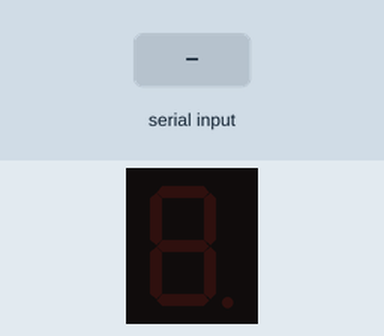
This sketch was run on a simulated Arduino Uno, built with avr-gcc and run on an emulated ATmega328P. Shown: 1-digit seven-segment display. Wiring (inferred from the names in the program): 1-digit 7-segment display, segments lit when HIGH: segments pin 3, pin 4, pin 5, pin 6, pin 7, pin 8, pin 9. Inputs (shaded band) come from the test bench. The segment pins are drawn as the display they are named for.

Above: at 1.2 s.
1.3 s: "0" received over Serial
At 2.5 s:
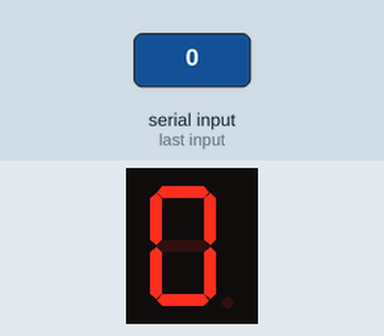
2.8 s: "1" received over Serial
At 3.8 s:
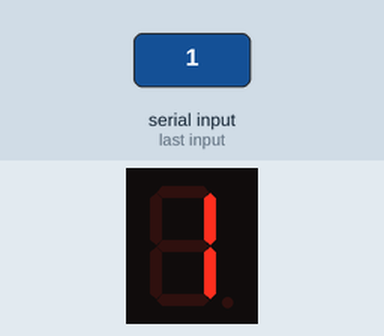
4.3 s: "2" received over Serial
At 4.9 s:
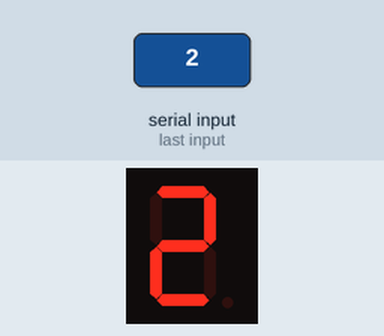
5.8 s: "3" received over Serial
At 7.0 s:
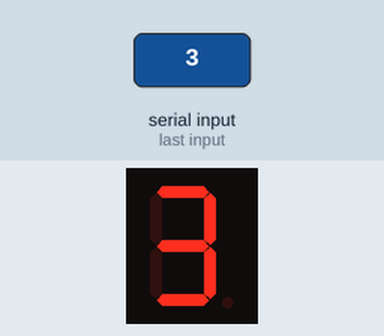
7.3 s: "4" received over Serial
At 8.4 s:
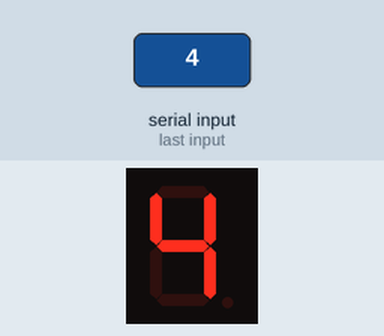
8.8 s: "5" received over Serial
At 9.5 s:
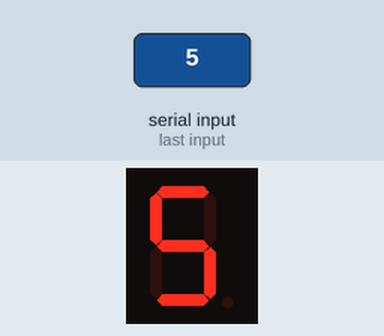
Timing chart, 0 to 11.3 s (numbered marks = the images above; inputs shaded):
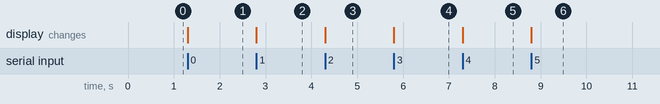

The sketch:

Seitsensegmentti.ino
```cpp
/*
* Lukee numeron Serial Monitorin syötekentän kautta ja tulostaa sen seitsensegmenttinäytölle.
*/

// Määritellään ensin mille Arduinon pinneille näytön eri segmentit on kytketty
int segmentti_A = 3;
int segmentti_B = 4;
int segmentti_C = 5;
int segmentti_D = 6;
int segmentti_E = 7;
int segmentti_F = 8;
int segmentti_G = 9;


void setup() {
  // Avataan sarjaporttiyhteys lukemista ja kirjoittamista varten
  Serial.begin(9600);

  // Asetetaan pinnit kirjoitusmoodiin
  pinMode(segmentti_A, OUTPUT);
  pinMode(segmentti_B, OUTPUT);
  pinMode(segmentti_C, OUTPUT);
  pinMode(segmentti_D, OUTPUT);
  pinMode(segmentti_E, OUTPUT);
  pinMode(segmentti_F, OUTPUT);
  pinMode(segmentti_G, OUTPUT);

  // Tyhjennetään näyttö kutsumalla erillistä funktiota nollaa_naytto, joka on määritelty funktion loop jälkeen
  nollaa_naytto();
}


void loop() {
  // Yritetään lukea syötettyä arvoa vain, jos jotain on saatavilla
  if(Serial.available()){
    // Luetaan luku Serial Monitorin syötekentästä
    // Huomaa, että arvo on merkki (char) eikä kokonaisluku (int)
    char syotetty_luku = Serial.read();

    // Kirjoitetaan arvo näytölle kutsumalla erillistä funktiota kirjoita_naytolle, joka on määritelty funktion nollaa_naytto jälkeen
    kirjoita_naytolle(syotetty_luku);
  }
}


// Funktio, joka laittaa jokaisen näytön segmentin pimeäksi
void nollaa_naytto() {
  digitalWrite(segmentti_A, LOW);
  digitalWrite(segmentti_B, LOW);
  digitalWrite(segmentti_C, LOW);
  digitalWrite(segmentti_D, LOW);
  digitalWrite(segmentti_E, LOW);
  digitalWrite(segmentti_F, LOW);
  digitalWrite(segmentti_G, LOW);
}


// Funktio, joka kirjoittaa luvun näytölle
// Huomaa, että luku otetaan funktioon sisään merkkinä (char), koska sellainen saadaan Serial Monitorista
void kirjoita_naytolle(char luku) {
  if (luku == '0'){
    nollaa_naytto();

    // Laitetaan oikeat segmentit päälle
    digitalWrite(segmentti_F, HIGH);
    digitalWrite(segmentti_A, HIGH);
    digitalWrite(segmentti_B, HIGH);
    digitalWrite(segmentti_C, HIGH);
    digitalWrite(segmentti_D, HIGH);
    digitalWrite(segmentti_E, HIGH);
  }
  else if (luku == '1'){
    // Tyhjennetään ensin näyttö
    nollaa_naytto();

    // Laitetaan oikeat segmentit päälle
    digitalWrite(segmentti_B, HIGH);
    digitalWrite(segmentti_C, HIGH);
  }
  else if (luku == '2') {
  nollaa_naytto();

   digitalWrite(segmentti_A, HIGH);
   digitalWrite(segmentti_B, HIGH);
   digitalWrite(segmentti_G, HIGH);
   digitalWrite(segmentti_E, HIGH);
   digitalWrite(segmentti_D, HIGH);

  }
  else if (luku == '3') {
  nollaa_naytto();

    digitalWrite(segmentti_A, HIGH);
    digitalWrite(segmentti_B, HIGH);
    digitalWrite(segmentti_G, HIGH);
    digitalWrite(segmentti_C, HIGH);
    digitalWrite(segmentti_D, HIGH);
  }
  else if (luku == '4') {
  nollaa_naytto();

    digitalWrite(segmentti_F, HIGH);
    digitalWrite(segmentti_G, HIGH);
    digitalWrite(segmentti_B, HIGH);
    digitalWrite(segmentti_C, HIGH);
  }
  else if (luku == '5') {
  nollaa_naytto();

    digitalWrite(segmentti_A, HIGH);
    digitalWrite(segmentti_F, HIGH);
    digitalWrite(segmentti_G, HIGH);
    digitalWrite(segmentti_C, HIGH);
    digitalWrite(segmentti_D, HIGH);
  }
  else if (luku == '6') {
  nollaa_naytto();

    digitalWrite(segmentti_A, HIGH);
    digitalWrite(segmentti_F, HIGH);
    digitalWrite(segmentti_G, HIGH);
    digitalWrite(segmentti_C, HIGH);
    digitalWrite(segmentti_D, HIGH);
    digitalWrite(segmentti_E, HIGH);
  }
  else if (luku == '7') {
  nollaa_naytto();

    digitalWrite(segmentti_A, HIGH);
    digitalWrite(segmentti_B, HIGH);
    digitalWrite(segmentti_C, HIGH);
  }
  else if (luku == '8') {
  nollaa_naytto();

    digitalWrite(segmentti_A, HIGH);
    digitalWrite(segmentti_B, HIGH);
    digitalWrite(segmentti_C, HIGH);
    digitalWrite(segmentti_D, HIGH);
    digitalWrite(segmentti_E, HIGH);
    digitalWrite(segmentti_F, HIGH);
    digitalWrite(segmentti_G, HIGH);
  }
  else if (luku == '9') {
  nollaa_naytto();

    digitalWrite(segmentti_F, HIGH);
    digitalWrite(segmentti_A, HIGH);
    digitalWrite(segmentti_G, HIGH);
    digitalWrite(segmentti_B, HIGH);
    digitalWrite(segmentti_C, HIGH);
    digitalWrite(segmentti_D, HIGH);
  }

  else if (isAlpha(luku)) {
    // Jos syötät minkä tahansa kirjaimen, sytyttää G-segmentin
    nollaa_naytto();
    digitalWrite(segmentti_G, HIGH);

  }
}
```

Measured:
- after the input at 1.3 s, the display: changes at once (image 1)
- after the input at 2.8 s, the display: changes at once (image 2)
- after the input at 4.3 s, the display: changes at once (image 3)
- after the input at 5.8 s, the display: changes at once (image 4)
- after the input at 7.3 s, the display: changes at once (image 5)
- after the input at 8.8 s, the display: changes at once (image 6)
